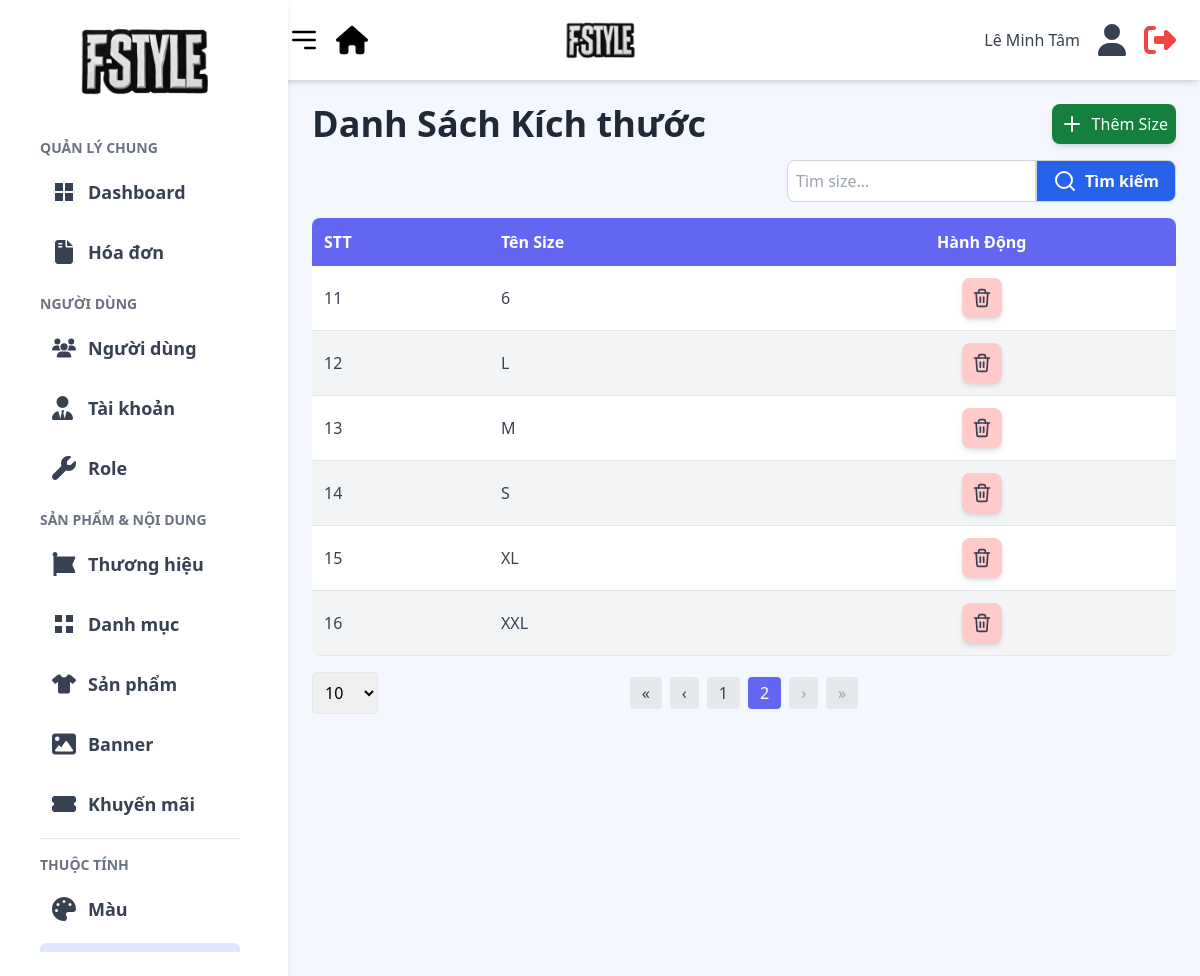
The page /admin/views/size/index.php?page=2&limit=10 (signed in) on the database its author committed.
### tables this page shows
CREATE TABLE `sizes` (
  `size_id` varchar(50) NOT NULL,
  `size_name` varchar(50) NOT NULL
);

### admin/model/sizeModel.php (called while the page is built, shortened)
<?php
function getSizesWithPagination($conn, $page = 1, $limit = 10, $search = "") {
    $page   = max(1, (int)$page);
    $limit  = max(1, (int)$limit);
    $search = trim($search);
    $searchParam = "%" . $search . "%";
    $stmtCount = $conn->prepare("SELECT COUNT(*) as total FROM sizes WHERE size_name LIKE ?");
    $stmtCount->bind_param("s", $searchParam);
    $stmtCount->execute();
    $totalSizes = (int)($stmtCount->get_result()->fetch_assoc()['total'] ?? 0);
    $totalPages = max(1, ceil($totalSizes / $limit));
    $page = min($page, $totalPages);
    $offset = ($page - 1) * $limit;
    $stmt = $conn->prepare("SELECT * FROM sizes WHERE size_name LIKE ? ORDER BY size_name ASC LIMIT ? OFFSET ?");
    $stmt->bind_param("sii", $searchParam, $limit, $offset);
    $stmt->execute();
    $sizes = $stmt->get_result();
    return [
        'sizes'       => $sizes,
        'totalPages'  => $totalPages,
        'currentPage' => $page,
        'totalSizes'  => $totalSizes
    ];
}

### admin/views/size/index.php (the view, shortened to what this page needs)
<?php
include("../../includes/header.php");
require_once('../../../includes/db.php');
$page   = isset($_GET['page']) ? (int)$_GET['page'] : 1;
$limit  = isset($_GET['limit']) ? (int)$_GET['limit'] : 10;
$search = isset($_GET['search']) ? trim($_GET['search']) : "";
$data = getSizesWithPagination($conn, $page, $limit, $search);
$sizes       = $data['sizes'];
$currentPage = $data['currentPage'];
?>
<main>
    <div class="container mx-auto p-6">
        <div class="flex justify-between items-center mb-4">
            <h1 class="text-3xl sm:text-4xl font-bold text-gray-800">Danh Sách Kích thước</h1>
            <a href="add.php"
                class="bg-green-700 hover:bg-green-800 text-white p-2 rounded-lg shadow-md transition flex items-center space-x-2">
                <svg xmlns="http://www.w3.org/2000/svg" class="w-6 h-6" fill="none" stroke="white" stroke-width="2"
                    stroke-linecap="round" stroke-linejoin="round">
                    <line x1="12" y1="5" x2="12" y2="19"></line>
                    <line x1="5" y1="12" x2="19" y2="12"></line>
                </svg>
                <span class="hidden sm:inline">Thêm Size</span>
            </a>
        </div>
        <div class="flex justify-end mb-4">
            <form method="GET" class="flex">
                <input type="text" name="search" value="<?= htmlspecialchars($search) ?>"
                    class="p-2 border border-gray-300 rounded-l-lg focus:outline-none" placeholder="Tìm size...">
                <button type="submit"
                    class="flex items-center gap-2 bg-blue-600 hover:bg-blue-700 text-white font-semibold py-2 px-4 border border-gray-300 rounded-r-lg transition duration-150 ease-in-out">
                    <svg xmlns="http://www.w3.org/2000/svg" class="w-6 h-6" fill="none" stroke="white" stroke-width="2"
                        stroke-linecap="round" stroke-linejoin="round" viewBox="0 0 24 24">
                        <circle cx="11" cy="11" r="8"></circle>
                        <line x1="21" y1="21" x2="16.65" y2="16.65"></line>
                    </svg>
                    <span class="hidden sm:inline">Tìm kiếm</span>
                </button>
            </form>
        </div>
        <div class="rounded-lg overflow-hidden max-h-[600px] overflow-y-auto transition-all duration-300">
            <table class="w-full border-collapse text-sm sm:text-base">
                <thead class="sticky top-0 z-10">
                    <tr class="bg-indigo-500 text-white">
                        <th class="p-2 sm:p-3 text-left">STT</th>
                        <th class="p-2 sm:p-3 text-left">Tên Size</th>
                        <th class="p-2 sm:p-3 text-center">Hành Động</th>
                    </tr>
                </thead>
                <tbody class="text-gray-700">
                    <?php if ($sizes->num_rows > 0) : ?>
                    <?php
                          $stt = ($currentPage - 1) * $limit + 1;
                          while ($size = $sizes->fetch_assoc()) :
                              $rowClass = ($stt % 2 === 0) ? 'bg-gray-100' : 'bg-white';
                        ?>
                    <tr class="border-b <?= $rowClass ?> hover:bg-gray-200 transition">
                        <td class="p-2 sm:p-3 align-middle"><?= $stt++ ?></td>
                        <td class="p-2 sm:p-3 font-medium align-middle"><?= htmlspecialchars($size['size_name']) ?></td>
                        <td class="p-2 sm:p-3 text-center align-middle">
                            <div class="flex flex-col sm:flex-row gap-1 justify-center items-center">
                                <a href="delete.php?id=<?= urlencode($size['size_id']) ?>"
                                    class="bg-red-200 hover:bg-red-300 w-10 h-10 flex items-center justify-center rounded-lg shadow-md transition"
                                    onclick="return confirm('Bạn có chắc chắn muốn xóa size này?');" title="Xóa">
                                </a>
                            </div>
                        </td>
                    </tr>
                    <?php endwhile; ?>
                    <?php else : ?>
                    <tr>
                        <td colspan="3" class="p-3 text-center text-gray-500">Không tìm thấy size nào.</td>
                    </tr>
                    <?php endif; ?>
                </tbody>
            </table>
        </div>
        <div class="grid grid-cols-1 sm:grid-cols-3 items-center mt-4 gap-4 mb-6">
            <div class="flex justify-start items-center">
                <form method="GET" id="limitForm" class="flex items-center">
                    <select name="limit" id="limit" class="p-2 border rounded cursor-pointer"
                        onchange="this.form.submit()">
                        <option value="10" <?= $limit == 10 ? 'selected' : '' ?>>10</option>
                    </select>
                </form>
            </div>
            <div class="flex justify-center">
                <?php
                    require_once('../../includes/pagination.php');
                ?>
            </div>
        </div>
    </div>
</main>
<?php include('../../includes/footer.php'); ?>

### rows shown on the page
sizes: size_name "6"
sizes: size_name "L"
sizes: size_name "M"
sizes: size_name "S"
sizes: size_name "XL"
sizes: size_name "XXL"

### other values the page prints
$adminName "Lê Minh Tâm"
$page "1"
$page "2"
